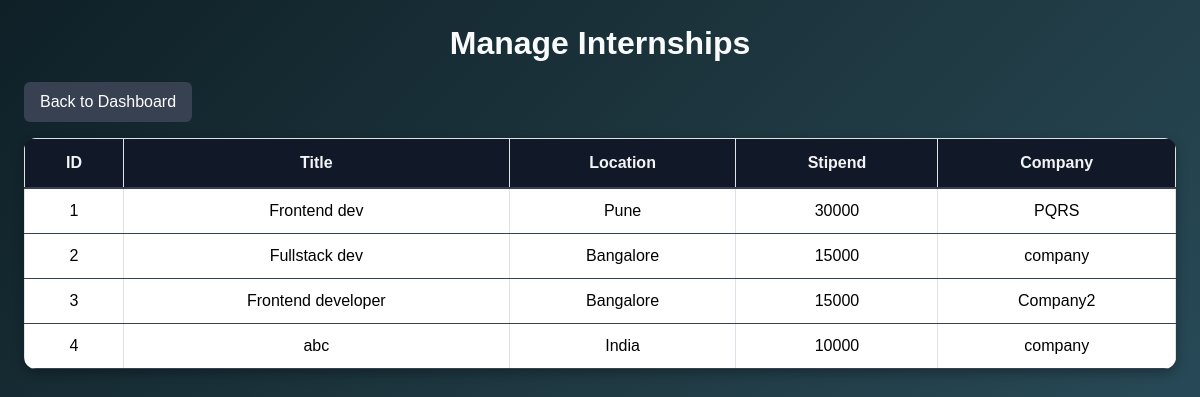
Screenshot of /php/manage_internships.php (signed in) with the database file from the repository.
### tables this page shows
CREATE TABLE `internships` (
  `id` int(11) NOT NULL,
  `company_id` int(11) DEFAULT NULL,
  `title` varchar(100) DEFAULT NULL,
  `description` text DEFAULT NULL,
  `location` varchar(100) DEFAULT NULL,
  `duration` varchar(50) DEFAULT NULL,
  `stipend` varchar(50) DEFAULT NULL,
  `posted_on` timestamp NOT NULL DEFAULT current_timestamp()
);

CREATE TABLE `users` (
  `id` int(11) NOT NULL,
  `full_name` varchar(128) NOT NULL,
  `email` varchar(255) NOT NULL,
  `password` varchar(255) NOT NULL,
  `role` enum('admin','student','company') NOT NULL DEFAULT 'student'
);

### php/manage_internships.php (the view, shortened to what this page needs)
<?php
require_once __DIR__ . '/../database.php';
$result = $conn->query("SELECT i.id, i.title, i.description, i.location, i.duration, i.stipend, i.posted_on, u.full_name AS company
                        FROM internships i
                        JOIN companies c ON i.company_id = c.id
                        JOIN users u ON c.user_id = u.id");
?>
<!DOCTYPE html>
<html>
<head>
    <link href="https://cdn.jsdelivr.net/npm/bootstrap@5.3.3/dist/css/bootstrap.min.css" rel="stylesheet">
    <link rel="stylesheet" href="../css/manage_internships.css">
</head>
<body class="p-4">
<h2>Manage Internships</h2>
<a href="admin.php" class="btn btn-secondary mb-3">Back to Dashboard</a>
<table class="table table-bordered">
<tr>
    <th>ID</th>
    <th>Title</th>
    <th>Location</th>
    <th>Stipend</th>
    <th>Company</th>
</tr>
<?php while ($row = $result->fetch_assoc()) { ?>
<tr>
    <td><?= $row['id'] ?></td>
    <td><?= $row['title'] ?></td>
    <td><?= $row['location'] ?></td>
    <td><?= $row['stipend'] ?></td>
    <td><?= $row['company'] ?></td>
</tr>
<?php } ?>
</table>
</body>
</html>

### CSS/manage_internships.css (style rules this page uses)
body { min-height: 100vh; margin: 0; font-family: Arial, sans-serif; background: linear-gradient(135deg, #0f2027, #203a43, #2c5364); color: #f3f4f6; padding: 20px; }
h2 { text-align: center; margin-bottom: 20px; font-weight: 600; color: #f9fafb; }
.btn-secondary { background: #374151; border: none; padding: 8px 16px; font-weight: 500; transition: background 0.2s ease, transform 0.2s ease; }
.table { background: #1f2937; border-radius: 12px; overflow: hidden; box-shadow: 0 4px 12px rgba(0,0,0,0.3); color: #e5e7eb; }
.table th { background: #111827; color: #f3f4f6; padding: 12px; text-align: center; font-weight: 600; border-bottom: 2px solid #374151; }
.table td { padding: 10px; text-align: center; vertical-align: middle; border-bottom: 1px solid #374151; word-wrap: break-word; max-width: 250px; }

### rows the page displays
internships: id "1", title "Frontend dev", location "Pune", stipend "30000", users.full_name "PQRS"
internships: id "2", title "Fullstack dev", location "Bangalore", stipend "15000", users.full_name "company"
internships: id "3", title "Frontend developer", location "Bangalore", stipend "15000", users.full_name "Company2"
internships: id "4", title "abc", location "India", stipend "10000", users.full_name "company"
